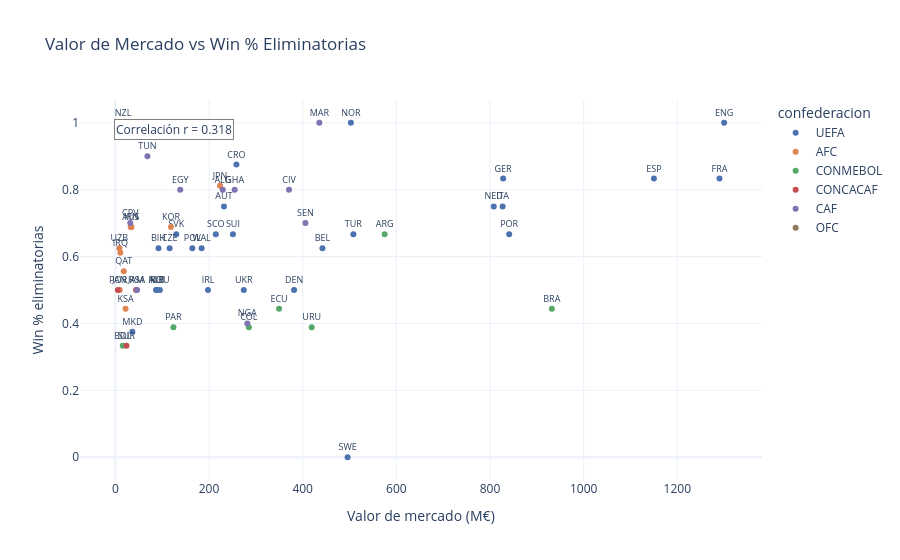

The cell this chart's notebook holds for it:
### Code cell
df_u2 = df_unified.dropna(subset=['market_value_eur_m','win_pct_elim'])
df_u2 = df_u2[df_u2['pj_elim'] > 0]

fig = px.scatter(
    df_u2,
    x='market_value_eur_m', y='win_pct_elim',
    color='confederacion', text='country_code',
    color_discrete_map=CONF_PALETTE,
    title='Valor de Mercado vs Win % Eliminatorias',
    labels={'market_value_eur_m': 'Valor de mercado (M€)', 'win_pct_elim': 'Win % eliminatorias'},
    hover_data=['nombre_completo','status'],
    template='plotly_white', width=900, height=560
)
fig.update_traces(textposition='top center', textfont_size=9)
r2 = df_u2[['market_value_eur_m','win_pct_elim']].corr().iloc[0,1]
fig.add_annotation(x=0.05, y=0.95, xref='paper', yref='paper',
                   text=f'Correlación r = {r2:.3f}', showarrow=False,
                   bgcolor='white', bordercolor='gray')
fig.show()

### Figure 1 — Plotly figure (JSON) as saved in the notebook; plotly's stock layout.template omitted (floating-point values rounded to 4 significant figures)
{"data": [{"customdata": [["Norway", "confirmed"], ["England", "confirmed"], ["Croatia", "confirmed"], ["Netherlands", "confirmed"], ["Austria", "confirmed"], ["Belgium", "confirmed"], ["Spain", "confirmed"], ["France", "confirmed"], ["Germany", "confirmed"], ["Switzerland", "confirmed"], ["Scotland", "confirmed"], ["Portugal", "confirmed"], ["Italy", "playoff"], ["Bosnia and Herzegovina", "playoff"], ["Poland", "playoff"], ["Czech Republic", "playoff"], ["Wales", "playoff"], ["Albania", "playoff"], ["North Macedonia", "playoff"], ["Romania", "playoff"], ["Turkey", "playoff"], ["Slovakia", "playoff"], ["Denmark", "playoff"], ["Republic of Ireland", "playoff"], ["Ukraine", "playoff"], ["Northern Ireland", "playoff"], ["Sweden", "playoff"]], "hovertemplate": "confederacion=UEFA<br>Valor de mercado (M€)=%{x}<br>Win % eliminatorias=%{y}<br>country_code=%{text}<br>nombre_completo=%{customdata[0]}<br>status=%{customdata[1]}<extra></extra>", "legendgroup": "UEFA", "marker": {"color": "#4C72B0", "symbol": "circle"}, "mode": "markers+text", "name": "UEFA", "orientation": "v", "showlegend": true, "text": ["NOR", "ENG", "CRO", "NED", "AUT", "BEL", "ESP", "FRA", "GER", "SUI", "SCO", "POR", "ITA", "BIH", "POL", "CZE", "WAL", "ALB", "MKD", "ROU", "TUR", "SVK", "DEN", "IRL", "UKR", "NIR", "SWE"], "textfont": {"size": 9}, "textposition": "top center", "type": "scatter", "x": [502.9, 1300, 258.5, 808, 231.9, 442.2, 1150, 1290, 828, 251, 214.4, 841, 827, 92.1, 164.3, 115.9, 184.2, 88.5, 36.35, 95.08, 508.2, 130.1, 381.6, 197.8, 274.2, 86.88, 496.0], "xaxis": "x", "y": [1, 1, 0.875, 0.75, 0.75, 0.625, 0.833, 0.833, 0.833, 0.667, 0.667, 0.667, 0.75, 0.625, 0.625, 0.625, 0.625, 0.5, 0.375, 0.5, 0.667, 0.667, 0.5, 0.5, 0.5, 0.5, 0], "yaxis": "y"}, {"customdata": [["Qatar", "confirmed"], ["Japan", "confirmed"], ["South Korea", "confirmed"], ["Iran", "confirmed"], ["Uzbekistan", "confirmed"], ["Iraq", "playoff"], ["Jordan", "confirmed"], ["Saudi Arabia", "confirmed"], ["Australia", "confirmed"]], "hovertemplate": "confederacion=AFC<br>Valor de mercado (M€)=%{x}<br>Win % eliminatorias=%{y}<br>country_code=%{text}<br>nombre_completo=%{customdata[0]}<br>status=%{customdata[1]}<extra></extra>", "legendgroup": "AFC", "marker": {"color": "#DD8452", "symbol": "circle"}, "mode": "markers+text", "name": "AFC", "orientation": "v", "showlegend": true, "text": ["QAT", "JPN", "KOR", "IRN", "UZB", "IRQ", "JOR", "KSA", "AUS"], "textfont": {"size": 9}, "textposition": "top center", "type": "scatter", "x": [18, 223.5, 118.8, 34.25, 8.5, 10.7, 9.3, 21.8, 32.85], "xaxis": "x", "y": [0.556, 0.812, 0.688, 0.688, 0.625, 0.611, 0.5, 0.444, 0.688], "yaxis": "y"}, {"customdata": [["Argentina", "confirmed"], ["Ecuador", "confirmed"], ["Colombia", "confirmed"], ["Uruguay", "confirmed"], ["Brazil", "confirmed"], ["Paraguay", "confirmed"], ["Bolivia", "playoff"]], "hovertemplate": "confederacion=CONMEBOL<br>Valor de mercado (M€)=%{x}<br>Win % eliminatorias=%{y}<br>country_code=%{text}<br>nombre_completo=%{customdata[0]}<br>status=%{customdata[1]}<extra></extra>", "legendgroup": "CONMEBOL", "marker": {"color": "#55A868", "symbol": "circle"}, "mode": "markers+text", "name": "CONMEBOL", "orientation": "v", "showlegend": true, "text": ["ARG", "ECU", "COL", "URU", "BRA", "PAR", "BOL"], "textfont": {"size": 9}, "textposition": "top center", "type": "scatter", "x": [575, 349.6, 285.1, 419.2, 932, 124.0, 15.78], "xaxis": "x", "y": [0.667, 0.444, 0.389, 0.389, 0.444, 0.389, 0.333], "yaxis": "y"}, {"customdata": [["Panama", "confirmed"], ["Jamaica", "playoff"], ["Suriname", "playoff"]], "hovertemplate": "confederacion=CONCACAF<br>Valor de mercado (M€)=%{x}<br>Win % eliminatorias=%{y}<br>country_code=%{text}<br>nombre_completo=%{customdata[0]}<br>status=%{customdata[1]}<extra></extra>", "legendgroup": "CONCACAF", "marker": {"color": "#C44E52", "symbol": "circle"}, "mode": "markers+text", "name": "CONCACAF", "orientation": "v", "showlegend": true, "text": ["PAN", "JAM", "SUR"], "textfont": {"size": 9}, "textposition": "top center", "type": "scatter", "x": [5.3, 44.25, 23.63], "xaxis": "x", "y": [0.5, 0.5, 0.333], "yaxis": "y"}, {"customdata": [["Tunisia", "confirmed"], ["Côte d'Ivoire", "confirmed"], ["Egypt", "confirmed"], ["Ghana", "confirmed"], ["Algeria", "confirmed"], ["Senegal", "confirmed"], ["Morocco", "confirmed"], ["Cape Verde", "confirmed"], ["South Africa", "confirmed"], ["Nigeria", "playoff"]], "hovertemplate": "confederacion=CAF<br>Valor de mercado (M€)=%{x}<br>Win % eliminatorias=%{y}<br>country_code=%{text}<br>nombre_completo=%{customdata[0]}<br>status=%{customdata[1]}<extra></extra>", "legendgroup": "CAF", "marker": {"color": "#8172B2", "symbol": "circle"}, "mode": "markers+text", "name": "CAF", "orientation": "v", "showlegend": true, "text": ["TUN", "CIV", "EGY", "GHA", "ALG", "SEN", "MAR", "CPV", "RSA", "NGA"], "textfont": {"size": 9}, "textposition": "top center", "type": "scatter", "x": [68.45, 370.8, 138.5, 254.8, 229.3, 405.9, 435.6, 31.83, 46.35, 281.8], "xaxis": "x", "y": [0.9, 0.8, 0.8, 0.8, 0.8, 0.7, 1, 0.7, 0.5, 0.4], "yaxis": "y"}, {"customdata": [["New Zealand", "confirmed"]], "hovertemplate": "confederacion=OFC<br>Valor de mercado (M€)=%{x}<br>Win % eliminatorias=%{y}<br>country_code=%{text}<br>nombre_completo=%{customdata[0]}<br>status=%{customdata[1]}<extra></extra>", "legendgroup": "OFC", "marker": {"color": "#937860", "symbol": "circle"}, "mode": "markers+text", "name": "OFC", "orientation": "v", "showlegend": true, "text": ["NZL"], "textfont": {"size": 9}, "textposition": "top center", "type": "scatter", "x": [16.43], "xaxis": "x", "y": [1], "yaxis": "y"}], "layout": {"annotations": [{"bgcolor": "white", "bordercolor": "gray", "showarrow": false, "text": "Correlación r = 0.318", "x": 0.05, "xref": "paper", "y": 0.95, "yref": "paper"}], "height": 560, "legend": {"title": {"text": "confederacion"}, "tracegroupgap": 0}, "title": {"text": "Valor de Mercado vs Win % Eliminatorias"}, "width": 900, "xaxis": {"anchor": "y", "domain": [0, 1], "title": {"text": "Valor de mercado (M€)"}}, "yaxis": {"anchor": "x", "domain": [0, 1], "title": {"text": "Win % eliminatorias"}}}}
